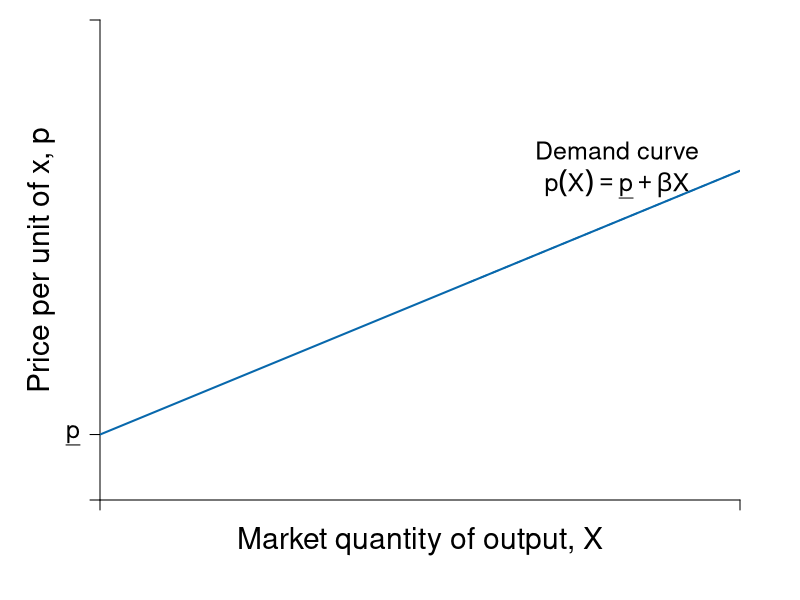

Generate this figure with R:
require(shape)
pdf(file = "competitionmarkets/demand_side_econ_scale.pdf", width = 9, height = 7)

#Set parameters for graphics
pointsize <- 1.8
axislabelsize <- 1.8
labelsize <- 1.5
namesize <- 1.8
annotatesize <- 1.5
graphlinewidth <- 2
segmentlinewidth <- 1.5

underlined <- function(x, y, label, ...){ 
  text(x, y, label, ...) 
  sw <- strwidth(label) 
  sh <- strheight(label) 
  lines(x + c(-sw/2, sw/2), rep(y - 1.5*sh/2, 2)) 
} 

COL <- c("#7fc97f", "#beaed4", "#fdc086", "#ffff99", "#386cb0", "#f0027f", "#bf5b17", "#666666")
COLA <- c("#e0f3db", "#99d8c9","#66c2a4","#41ae76", "#238b45", "#005824")
COLB <- c("#c6dbef", "#4eb3d3", "#2b8cbe", "#0868ac","#084081")
COLC <- c("#fcfbfd", "#efedf5", "#dadaeb", "#bcbddc", "#9e9ac8", "#807dba", "#6a51a3", "#54278f", "#3f007d")
Grays <- gray.colors(25, start = 1, end = 0)

par(mar =  c(5, 5, 1, 3))

Demand <- function(x, rmax = 20, xmax = 12, n = 10) {
  rmax - (rmax/(n*xmax))*x
}

mrsA <- function(x, rmax = 20, xmax = 10) {
  rmax - (rmax/xmax)*x
}

uA <- function(x, y, rmax = 20, xmax = 10) {
  y + rmax*x - (1/2)(rmax/xmax)*x^2
}


#Supply <- function(x, c1 = 0, c2 = 0.05){
#  c1 + 2*c2*x
#}

# new supply curve
Supply <- function(x, c1 = 3, c2 = 0.0465){
  c1 + 2*c2*x
}

xlims <- c(0, 130)
ylims <- c(0, 22)

npts <- 501 
x <- seq(xlims[1], xlims[2], length.out = npts)
y <- seq(ylims[1], ylims[2], length.out = npts) 
a <- c(46.08, 55, 64)
b <- c(46.08, 55, 64)

plot(0, 0, xlim = xlims, ylim = ylims, type = "n",
     xlab = expression(paste("")),
     ylab = expression(paste("")), 
     xaxt = "n", 
     yaxt = "n", 
     cex.lab = axislabelsize, 
     bty = "n",
     xaxs="i", 
     yaxs="i")

# ticksy <- seq(from = 0, to = ylims[2], by = 2)
# ylabels <- seq(from = 0, to = ylims[2], by = 2)
# ticksx <- seq(from = 0, to = xlims[2], by = 2)
# xlabels <- seq(from = 0, to = xlims[2], by = 2)
ticksy <- c(0, 3, ylims[2])
#ylabels <- c(NA,  expression(paste(mc(X^{DH}))), expression(paste(p,"*")), expression(paste(p^H)), expression(paste(bar(p) )), NA)
ylabels <- c(NA,  expression(paste(underline(p))), NA)
ticksx <- c(0, xlims[2])
#xlabels <- c(NA, expression(paste(X^{DH})), expression(paste(X,"*")), expression(paste(X^{SH})), expression(paste(bar(p)/beta )), NA)
xlabels <- c(NA, NA)

axis(1, at = ticksx, pos = 0, labels = FALSE, cex.axis = labelsize)
text(x = c(0, 52, 75, 103, 127, xlims[2]), par("usr")[3] - 0.5, labels = xlabels, srt = 0, pos = 1, xpd = TRUE, cex = labelsize)
axis(2, at = ticksy, pos = 0, labels = ylabels, las = 1, cex.axis = labelsize)

npts <- 500 
xx1 <- seq(xlims[1], xlims[2], length.out = npts)
xx2 <- seq(75, xlims[2], length.out = npts)

lines(xx1, Supply(xx1), col = COLB[4], lwd = graphlinewidth)
lines(xx2, Supply(xx2), col = COLB[4], lty = 2, lwd = segmentlinewidth)


#Label axes
mtext(expression(paste("Market quantity of output, ", X)), side=1, line = 2, cex = axislabelsize)
text(-12, 0.5*ylims[2], expression(paste("Price per unit of x, ", p)), xpd = TRUE, cex = axislabelsize, srt = 90) 
# 
# points(50, 10, pch = 16, col = "black", cex = 1.5)
# text(52, 10.5, expression(M))

#segments(4.11765, 6.17647, 5.88, 8.88, lty = 1, col = COL[2] , lwd = graphlinewidth)
text(105, 16, expression("Demand curve"), cex = labelsize)
text(105, 14.5, expression(paste(p(X) == underline(p) + beta*X)), cex = labelsize)


dev.off()
